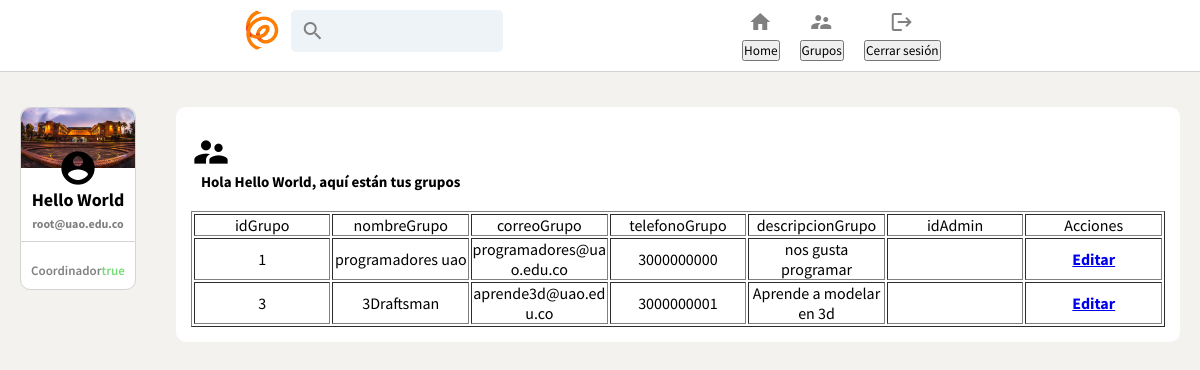
Page /students/grupos.php (signed in) on the committed database.
### tables this page shows
CREATE TABLE `grupos_estudiantilessd` (
  `idGrupo` int(11) NOT NULL,
  `nombreGrupo` varchar(50) NOT NULL,
  `descripcionGrupo` varchar(50) DEFAULT NULL,
  `correoGrupo` varchar(50) NOT NULL,
  `telefonoGrupo` varchar(50) DEFAULT NULL,
  `idAdminFG` int(11) NOT NULL
);

### students/grupos.php (the view, shortened to what this page needs)
<?php
if (isset($_SESSION['idCuenta']) && isset($_SESSION['usuarioCuenta'])) {
 ?>
<html lang="en">
<head>
    <link rel="stylesheet" type="text/css" href="css/sourcesanspro-font.css">
    <link rel="stylesheet" href="css/style.css">
    <link rel="stylesheet" href="css/stylehome_pro.css" />
</head>
<body>
    <div class="header">
        <div class="header__left">
            <img src="images/oge_student.png" alt="" onclick="window.open('home_pro.php','_self');"/>
            <div class="header__search">
            <i class="material-icons"> search </i>
            <input type="text">
            </div>
        </div>
        <div class="header__right">
            <div class="headerOption">
            <i class="material-icons headerOption__icon"> home </i>
            <h3><a href="home_pro.php"><input type="button" value="Home"></a></h3>
        </div>
        <div class="headerOption">
            <i class="material-icons headerOption__icon"> supervisor_account </i>
            <h3><a href="grupos.php"><input type="button" value="Grupos"></a></h3>
        </div>
        <div class="headerOption">
            <i class="material-icons headerOption__icon" type=> logout </i>
            <h3><a href="logout_student.php"><input type="button" value="Cerrar sesión"></a></h3>
        </div>
        </div>
    </div>
    <div class="body__main">
        <div class="sidebar">
            <div class="sidebar__top">
                <img src="images/CAMPUS-PLANEACION.jpg" alt="" />
                <i class="material-icons sidebar__topAvatar"> account_circle </i>
                <h2><?php echo $_SESSION['nombre1Cuenta']; ?> <?php echo $_SESSION['apellido1Cuenta']?></h2>
                <h4><?php echo $_SESSION['correoInstitucional']; ?></h4>
            </div>
            <div class="sidebar__stats">
                <div class="sidebar__stat">
                    <p>Coordinador</p>
                    <p style="color:#76DC76">true</p>
                </div>
            </div>
        </div>
        <div class="post">
		<table border="1">
                <tr>
                <div class="post__header">
                    <td>idGrupo</td>
                    <td>nombreGrupo</td>
                    <td>correoGrupo</td>
                    <td>telefonoGrupo</td>
                    <td>descripcionGrupo</td>
                    <td>idAdmin</td>
                    <td>Acciones</td>
                    <i class="material-icons sidebar__topAvatar"> supervisor_account </i>
                    <div class="post__info">
                        <h2>Hola <?php echo $_SESSION['nombre1Cuenta']?> <?php echo $_SESSION['apellido1Cuenta']?>,
                        aquí están tus grupos
                    </h2>
                    <br>
                    </div>
                </div>
                </tr>
                <?php
                    $sname= "localhost";
                    $unmae= "root";
                    $password = "root";
                    $db_name = "oge_bd";
                    $conn = mysqli_connect($sname, $unmae, $password, $db_name);
                $sqlshow ="SELECT * FROM grupos_estudiantilessd";
                $resultshow = mysqli_query($conn,$sqlshow);
                if(mysqli_num_rows($resultshow)>0){
                    while($row = mysqli_fetch_assoc($resultshow)){
                        ?>
                <tr>
                <div class="feed__inputOptions">
                    <td><?php echo $row['idGrupo'];?></td>
                    <td><?php echo $row['nombreGrupo'];?></td>
                    <td><?php echo $row['correoGrupo'];?></td>
                    <td><?php echo $row['telefonoGrupo'];?></td>
                    <td><?php echo $row['descripcionGrupo'];?></td>
                    <td><?php echo $row['idAdmin'];?></td>
                    <td>
                        <h4>
                        <a href="editar-grupo.php?idGrupo=<?php echo $row["idGrupo"];?>" class="">Editar</a>
                    </td>
                    </div>
                </div>
                <?php
                }
            }?>
</body>
</html>
<?php
}
?>

### students/css/style.css (style rules this page uses)
body { margin: 0; }

### students/css/stylehome_pro.css (style rules this page uses)
* { margin: 0; padding: 0; font-family: 'Source Sans Pro', sans-serif; }
body { background-color: #f3f2ef; display: flex; flex-direction: column; align-items: center; }
.header__left img { object-fit: contain; height: 40px; margin-right: 10px; }
.header { width: 100%; display: flex; position: sticky; top: 0; z-index: 999; justify-content: space-evenly; border-bottom: 0.1px solid lightgray; padding-top: 10px; padding-bottom: 10px; width: 100%; background-color: white; }
.header__left { display: flex; }
.header__right { display: flex; }
table { table-layout: fixed; width: 100%; word-wrap: break-word; text-align: center; }
.header__search { padding: 10px; display: flex; align-items: center; border-radius: 5px; height: 22px; color: gray; background-color: #eef3f8; }
.header__search > input { outline: none; border: none; background: none; }
.headerOption { display: flex; flex-direction: column; align-items: center; margin-right: 20px; color: gray; cursor: pointer; }
.headerOption h3 { font-size: 12px; margin-top: 10px; font-weight: 400; }
.headerOption__icon { margin-right: 5px; height: 20px; width: 20px; }
.body__main { display: flex; margin-top: 35px; max-width: 1200px; margin-left: 20px; margin-right: 20px; }
.sidebar { position: sticky; top: 80px; flex: 0.2; border-radius: 10px; text-align: center; height: fit-content; }
.sidebar__top > img { margin-bottom: -20px; width: 100%; height: 60px; border-top-left-radius: 10px; border-top-right-radius: 10px; object-fit: cover; }
.sidebar__top { display: flex; flex-direction: column; align-items: center; border: 1px solid lightgray; border-bottom: 0; border-top-left-radius: 10px; border-top-right-radius: 10px; background-color: white; padding-bottom: 10px; }
.sidebar__topAvatar { font-size: 40px; }
.sidebar__stats { padding: 10px; margin-bottom: 10px; border: 1px solid lightgray; background-color: white; border-bottom-left-radius: 10px; border-bottom-right-radius: 10px; }
.sidebar__stat { margin-top: 10px; display: flex; justify-content: space-between; }
.sidebar__stat > p { color: gray; font-size: 13px; font-weight: 600; }
.sidebar__top > h4 { color: gray; font-size: 12px; margin-top: 5px; }
.sidebar__top > h2 { font-size: 18px; }
.feed__inputOptions { display: flex; justify-content: space-evenly; }
.post { background-color: white; padding: 15px; margin-bottom: 10px; border-radius: 10px; }
.post__header { display: flex; margin-bottom: 10px; }
.post__info { margin-left: 10px; }
.post__info > h2 { font-size: 15px; }

### rows in the picture
grupos_estudiantilessd: idGrupo "1", nombreGrupo "programadores uao", correoGrupo "programadores@uao.edu.co", telefonoGrupo "3000000000", descripcionGrupo "nos gusta programar"
grupos_estudiantilessd: idGrupo "3", nombreGrupo "3Draftsman", correoGrupo "aprende3d@uao.edu.co", telefonoGrupo "3000000001", descripcionGrupo "Aprende a modelar en 3d"

### other values in the picture
$_SESSION['nombre1Cuenta'] "Hello"
$_SESSION['apellido1Cuenta'] "World"
$_SESSION['correoInstitucional'] "root@uao.edu.co"
